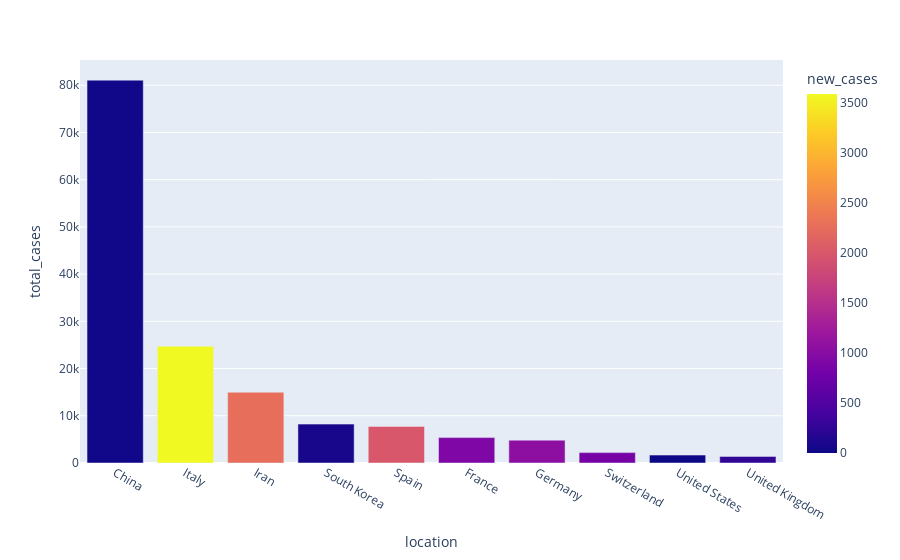

Write notebook code for a chart like this one.
### Code cell
# Plot the top 10 countries 

fig = px.bar(most_cases.reset_index(), x='location', y='total_cases',
             color='new_cases')
fig.show()

### Figure 1 — Plotly figure (JSON) as saved in the notebook; plotly's stock layout.template omitted (floating-point values rounded to 4 significant figures)
{"data": [{"alignmentgroup": "True", "hoverlabel": {"namelength": 0}, "hovertemplate": "location=%{x}<br>total_cases=%{y}<br>new_cases=%{marker.color}", "legendgroup": "", "marker": {"color": [29, 3590, 2262, 74, 2000, 911, 1043, 841, 0, 251], "coloraxis": "coloraxis"}, "name": "", "offsetgroup": "", "orientation": "v", "showlegend": false, "textposition": "auto", "type": "bar", "x": ["China", "Italy", "Iran", "South Korea", "Spain", "France", "Germany", "Switzerland", "United States", "United Kingdom"], "xaxis": "x", "y": [81077, 24747, 14991, 8236, 7753, 5380, 4838, 2200, 1678, 1395], "yaxis": "y"}], "layout": {"barmode": "relative", "coloraxis": {"colorbar": {"title": {"text": "new_cases"}}, "colorscale": [[0, "#0d0887"], [0.1111, "#46039f"], [0.2222, "#7201a8"], [0.3333, "#9c179e"], [0.4444, "#bd3786"], [0.5556, "#d8576b"], [0.6667, "#ed7953"], [0.7778, "#fb9f3a"], [0.8889, "#fdca26"], [1, "#f0f921"]]}, "legend": {"tracegroupgap": 0}, "margin": {"t": 60}, "xaxis": {"anchor": "y", "domain": [0, 1], "title": {"text": "location"}}, "yaxis": {"anchor": "x", "domain": [0, 1], "title": {"text": "total_cases"}}}}
